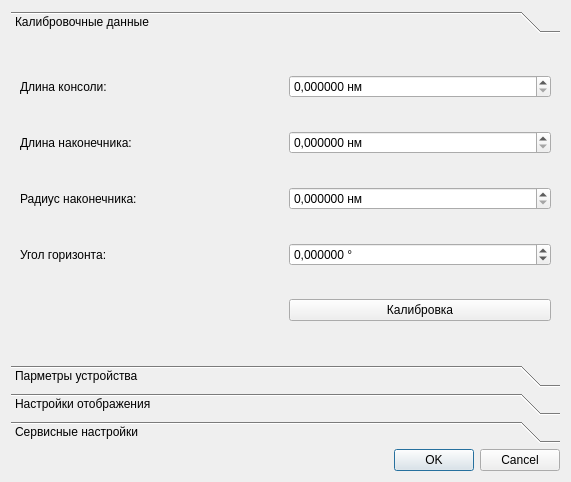
<?xml version="1.0" encoding="UTF-8"?>
<ui version="4.0">
 <class>SettingsDialog</class>
 <widget class="QDialog" name="SettingsDialog">
  <property name="geometry">
   <rect>
    <x>0</x>
    <y>0</y>
    <width>571</width>
    <height>482</height>
   </rect>
  </property>
  <property name="windowTitle">
   <string>Параметры</string>
  </property>
  <property name="locale">
   <locale language="Russian" country="Russia"/>
  </property>
  <layout class="QVBoxLayout" name="verticalLayout">
   <item>
    <widget class="QToolBox" name="toolBox">
     <property name="currentIndex">
      <number>0</number>
     </property>
     <widget class="QWidget" name="page">
      <property name="geometry">
       <rect>
        <x>0</x>
        <y>0</y>
        <width>553</width>
        <height>309</height>
       </rect>
      </property>
      <attribute name="label">
       <string>Калибровочные данные</string>
      </attribute>
      <layout class="QGridLayout" name="gridLayout">
       <item row="3" column="4">
        <widget class="QDoubleSpinBox" name="headHorizonAngleSpinBox">
         <property name="suffix">
          <string> °</string>
         </property>
         <property name="decimals">
          <number>6</number>
         </property>
         <property name="minimum">
          <double>-100.000000000000000</double>
         </property>
         <property name="maximum">
          <double>100.000000000000000</double>
         </property>
        </widget>
       </item>
       <item row="3" column="2">
        <widget class="QLabel" name="label_5">
         <property name="text">
          <string>Угол горизонта:</string>
         </property>
        </widget>
       </item>
       <item row="2" column="2">
        <widget class="QLabel" name="headRadiusLable">
         <property name="text">
          <string>Радиус наконечника:</string>
         </property>
        </widget>
       </item>
       <item row="0" column="2">
        <widget class="QLabel" name="label">
         <property name="text">
          <string>Длина консоли:</string>
         </property>
        </widget>
       </item>
       <item row="2" column="4">
        <widget class="QDoubleSpinBox" name="headRadiusSpinBox">
         <property name="suffix">
          <string> нм</string>
         </property>
         <property name="decimals">
          <number>6</number>
         </property>
         <property name="maximum">
          <double>9999999999.000000000000000</double>
         </property>
        </widget>
       </item>
       <item row="0" column="4">
        <widget class="QDoubleSpinBox" name="tipLengthSpinBox">
         <property name="suffix">
          <string> нм</string>
         </property>
         <property name="decimals">
          <number>6</number>
         </property>
         <property name="maximum">
          <double>999999999999.000000000000000</double>
         </property>
        </widget>
       </item>
       <item row="1" column="2">
        <widget class="QLabel" name="headLengthLable">
         <property name="text">
          <string>Длина наконечника:</string>
         </property>
        </widget>
       </item>
       <item row="1" column="4">
        <widget class="QDoubleSpinBox" name="headLengthSpinBox">
         <property name="wrapping">
          <bool>false</bool>
         </property>
         <property name="suffix">
          <string> нм</string>
         </property>
         <property name="decimals">
          <number>6</number>
         </property>
         <property name="maximum">
          <double>9999999999999.000000000000000</double>
         </property>
        </widget>
       </item>
       <item row="4" column="4">
        <widget class="QPushButton" name="calibrationButton">
         <property name="text">
          <string>Калибровка</string>
         </property>
        </widget>
       </item>
      </layout>
     </widget>
     <widget class="QWidget" name="page_4">
      <property name="geometry">
       <rect>
        <x>0</x>
        <y>0</y>
        <width>553</width>
        <height>309</height>
       </rect>
      </property>
      <attribute name="label">
       <string>Парметры устройства</string>
      </attribute>
      <layout class="QVBoxLayout" name="verticalLayout_4">
       <item>
        <layout class="QHBoxLayout" name="horizontalLayout_8">
         <item>
          <widget class="QLabel" name="label_11">
           <property name="text">
            <string>Радиус точки крепления: </string>
           </property>
          </widget>
         </item>
         <item>
          <widget class="QDoubleSpinBox" name="mountPointRadiusSpinBox">
           <property name="suffix">
            <string> мм</string>
           </property>
          </widget>
         </item>
        </layout>
       </item>
       <item>
        <layout class="QHBoxLayout" name="horizontalLayout_3">
         <item>
          <widget class="QLabel" name="label_2">
           <property name="text">
            <string>Длина на импульс, ось x:</string>
           </property>
          </widget>
         </item>
         <item>
          <widget class="QDoubleSpinBox" name="lengthByImpulseXSpinBox">
           <property name="suffix">
            <string> нм</string>
           </property>
           <property name="decimals">
            <number>6</number>
           </property>
          </widget>
         </item>
        </layout>
       </item>
       <item>
        <layout class="QHBoxLayout" name="horizontalLayout_4">
         <item>
          <widget class="QLabel" name="label_3">
           <property name="text">
            <string>Длина на импульс, угол:</string>
           </property>
          </widget>
         </item>
         <item>
          <widget class="QDoubleSpinBox" name="lengthByImpulseYSpinBox">
           <property name="suffix">
            <string> нм</string>
           </property>
           <property name="decimals">
            <number>6</number>
           </property>
          </widget>
         </item>
        </layout>
       </item>
       <item>
        <layout class="QHBoxLayout" name="horizontalLayout_6">
         <item>
          <widget class="QLabel" name="label_7">
           <property name="text">
            <string>Минимальный угол консоли:</string>
           </property>
          </widget>
         </item>
         <item>
          <widget class="QDoubleSpinBox" name="minToolAngleSpinBox">
           <property name="suffix">
            <string> °</string>
           </property>
          </widget>
         </item>
        </layout>
       </item>
       <item>
        <layout class="QHBoxLayout" name="horizontalLayout_7">
         <item>
          <widget class="QLabel" name="label_9">
           <property name="text">
            <string>Максимальный угол консоли:</string>
           </property>
          </widget>
         </item>
         <item>
          <widget class="QDoubleSpinBox" name="maxToolAngleSpinBox">
           <property name="suffix">
            <string> °</string>
           </property>
          </widget>
         </item>
        </layout>
       </item>
      </layout>
     </widget>
     <widget class="QWidget" name="page_2">
      <property name="geometry">
       <rect>
        <x>0</x>
        <y>0</y>
        <width>553</width>
        <height>309</height>
       </rect>
      </property>
      <attribute name="label">
       <string>Настройки отображения</string>
      </attribute>
      <layout class="QVBoxLayout" name="verticalLayout_6">
       <item>
        <layout class="QVBoxLayout" name="verticalLayout_5">
         <item>
          <widget class="QCheckBox" name="anglesInDoubleCB">
           <property name="text">
            <string>Отображать углы в десятичных градусах</string>
           </property>
          </widget>
         </item>
         <item>
          <layout class="QHBoxLayout" name="horizontalLayout">
           <item>
            <widget class="QLabel" name="label_4">
             <property name="text">
              <string>Осьи в</string>
             </property>
            </widget>
           </item>
           <item>
            <widget class="QComboBox" name="axisUnit">
             <item>
              <property name="text">
               <string>миллиметрах</string>
              </property>
             </item>
             <item>
              <property name="text">
               <string>нанометрах</string>
              </property>
             </item>
             <item>
              <property name="text">
               <string>микрометрах</string>
              </property>
             </item>
            </widget>
           </item>
          </layout>
         </item>
        </layout>
       </item>
      </layout>
     </widget>
     <widget class="QWidget" name="page_3">
      <property name="geometry">
       <rect>
        <x>0</x>
        <y>0</y>
        <width>553</width>
        <height>309</height>
       </rect>
      </property>
      <attribute name="label">
       <string>Сервисные настройки</string>
      </attribute>
      <layout class="QVBoxLayout" name="verticalLayout_2">
       <item>
        <widget class="QPushButton" name="openUsersDialog">
         <property name="text">
          <string>Контроллеры</string>
         </property>
        </widget>
       </item>
      </layout>
     </widget>
    </widget>
   </item>
   <item>
    <widget class="QDialogButtonBox" name="buttonBox">
     <property name="orientation">
      <enum>Qt::Horizontal</enum>
     </property>
     <property name="standardButtons">
      <set>QDialogButtonBox::Cancel|QDialogButtonBox::Ok</set>
     </property>
    </widget>
   </item>
  </layout>
 </widget>
 <resources/>
 <connections>
  <connection>
   <sender>buttonBox</sender>
   <signal>accepted()</signal>
   <receiver>SettingsDialog</receiver>
   <slot>accept()</slot>
   <hints>
    <hint type="sourcelabel">
     <x>248</x>
     <y>254</y>
    </hint>
    <hint type="destinationlabel">
     <x>157</x>
     <y>274</y>
    </hint>
   </hints>
  </connection>
  <connection>
   <sender>buttonBox</sender>
   <signal>rejected()</signal>
   <receiver>SettingsDialog</receiver>
   <slot>reject()</slot>
   <hints>
    <hint type="sourcelabel">
     <x>316</x>
     <y>260</y>
    </hint>
    <hint type="destinationlabel">
     <x>286</x>
     <y>274</y>
    </hint>
   </hints>
  </connection>
 </connections>
</ui>
